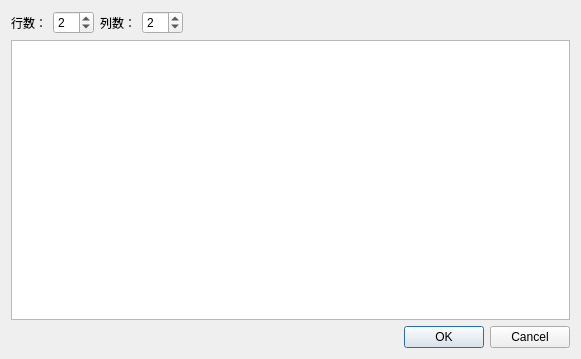
<?xml version="1.0" encoding="UTF-8"?>
<ui version="4.0">
 <class>GetTableInfoDialog</class>
 <widget class="QDialog" name="GetTableInfoDialog">
  <property name="geometry">
   <rect>
    <x>0</x>
    <y>0</y>
    <width>581</width>
    <height>359</height>
   </rect>
  </property>
  <property name="windowTitle">
   <string>Dialog</string>
  </property>
  <layout class="QVBoxLayout" name="verticalLayout">
   <item>
    <layout class="QHBoxLayout" name="horizontalLayout">
     <item>
      <widget class="QLabel" name="label">
       <property name="text">
        <string>行数：</string>
       </property>
      </widget>
     </item>
     <item>
      <widget class="QSpinBox" name="spinBox">
       <property name="value">
        <number>2</number>
       </property>
      </widget>
     </item>
     <item>
      <widget class="QLabel" name="label_2">
       <property name="text">
        <string>列数：</string>
       </property>
      </widget>
     </item>
     <item>
      <widget class="QSpinBox" name="spinBox_2">
       <property name="value">
        <number>2</number>
       </property>
      </widget>
     </item>
     <item>
      <spacer name="horizontalSpacer">
       <property name="orientation">
        <enum>Qt::Horizontal</enum>
       </property>
       <property name="sizeHint" stdset="0">
        <size>
         <width>40</width>
         <height>20</height>
        </size>
       </property>
      </spacer>
     </item>
    </layout>
   </item>
   <item>
    <widget class="QTableView" name="tableView"/>
   </item>
   <item>
    <widget class="QDialogButtonBox" name="buttonBox">
     <property name="orientation">
      <enum>Qt::Horizontal</enum>
     </property>
     <property name="standardButtons">
      <set>QDialogButtonBox::Cancel|QDialogButtonBox::Ok</set>
     </property>
    </widget>
   </item>
  </layout>
 </widget>
 <resources/>
 <connections>
  <connection>
   <sender>buttonBox</sender>
   <signal>accepted()</signal>
   <receiver>GetTableInfoDialog</receiver>
   <slot>accept()</slot>
   <hints>
    <hint type="sourcelabel">
     <x>248</x>
     <y>254</y>
    </hint>
    <hint type="destinationlabel">
     <x>157</x>
     <y>274</y>
    </hint>
   </hints>
  </connection>
  <connection>
   <sender>buttonBox</sender>
   <signal>rejected()</signal>
   <receiver>GetTableInfoDialog</receiver>
   <slot>reject()</slot>
   <hints>
    <hint type="sourcelabel">
     <x>316</x>
     <y>260</y>
    </hint>
    <hint type="destinationlabel">
     <x>286</x>
     <y>274</y>
    </hint>
   </hints>
  </connection>
 </connections>
</ui>
